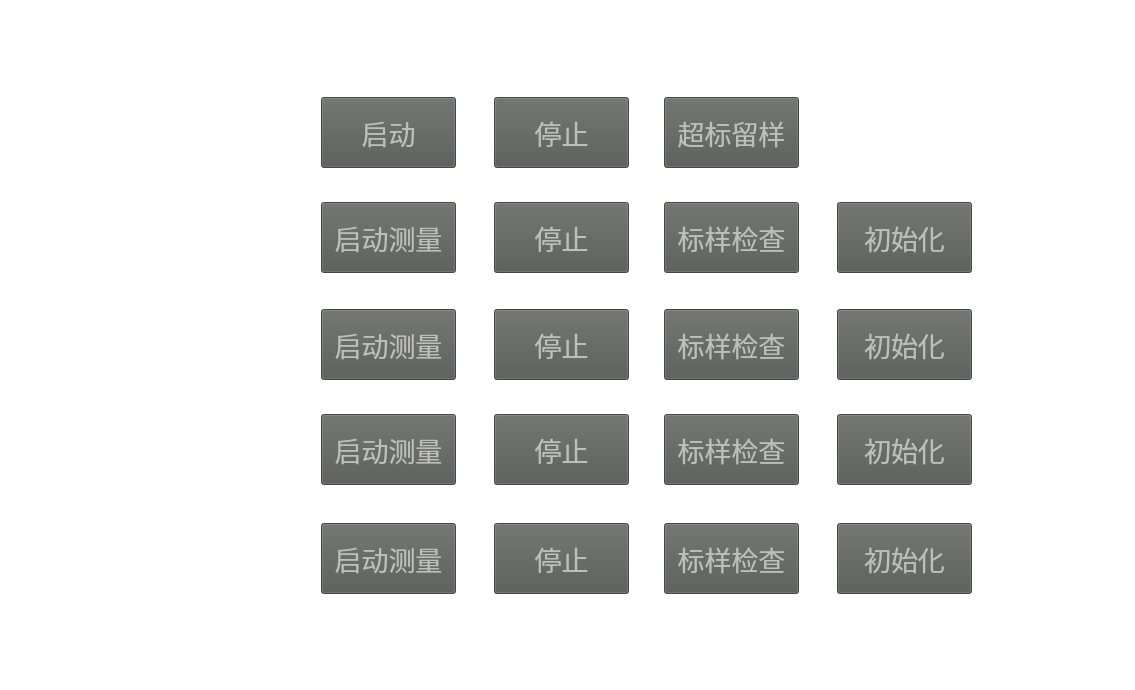
<?xml version="1.0" encoding="UTF-8"?>
<ui version="4.0">
 <class>FrameSetupControl</class>
 <widget class="QFrame" name="FrameSetupControl">
  <property name="geometry">
   <rect>
    <x>0</x>
    <y>0</y>
    <width>1135</width>
    <height>690</height>
   </rect>
  </property>
  <property name="windowTitle">
   <string>Frame</string>
  </property>
  <property name="styleSheet">
   <string notr="true">background-color: transparent;
</string>
  </property>
  <widget class="QGroupBox" name="groupBox">
   <property name="geometry">
    <rect>
     <x>61</x>
     <y>27</y>
     <width>1001</width>
     <height>631</height>
    </rect>
   </property>
   <property name="focusPolicy">
    <enum>Qt::NoFocus</enum>
   </property>
   <property name="acceptDrops">
    <bool>false</bool>
   </property>
   <property name="autoFillBackground">
    <bool>false</bool>
   </property>
   <property name="styleSheet">
    <string notr="true">QGroupBox
{
   background-color: transparent;   
   border:  0px solid;
}</string>
   </property>
   <property name="title">
    <string/>
   </property>
   <property name="checkable">
    <bool>false</bool>
   </property>
   <widget class="QLabel" name="lbWater">
    <property name="geometry">
     <rect>
      <x>70</x>
      <y>70</y>
      <width>171</width>
      <height>71</height>
     </rect>
    </property>
    <property name="font">
     <font>
      <pointsize>20</pointsize>
     </font>
    </property>
    <property name="styleSheet">
     <string notr="true">background: radial-gradient(circle, #10215C 0%, #070F29 100%);
background-color: transparent;
color:white;</string>
    </property>
    <property name="text">
     <string>水质采样器：</string>
    </property>
   </widget>
   <widget class="QPushButton" name="BtnWaterSta">
    <property name="enabled">
     <bool>false</bool>
    </property>
    <property name="geometry">
     <rect>
      <x>260</x>
      <y>70</y>
      <width>135</width>
      <height>71</height>
     </rect>
    </property>
    <property name="font">
     <font>
      <pointsize>20</pointsize>
     </font>
    </property>
    <property name="styleSheet">
     <string notr="true">background-color: rgb(85, 87, 83);

</string>
    </property>
    <property name="text">
     <string>启动</string>
    </property>
   </widget>
   <widget class="QPushButton" name="BtnWaterSto">
    <property name="enabled">
     <bool>false</bool>
    </property>
    <property name="geometry">
     <rect>
      <x>433</x>
      <y>70</y>
      <width>135</width>
      <height>71</height>
     </rect>
    </property>
    <property name="font">
     <font>
      <pointsize>20</pointsize>
     </font>
    </property>
    <property name="styleSheet">
     <string notr="true">background-color: rgb(85, 87, 83);
</string>
    </property>
    <property name="text">
     <string>停止</string>
    </property>
   </widget>
   <widget class="QPushButton" name="BtnOverSam">
    <property name="enabled">
     <bool>false</bool>
    </property>
    <property name="geometry">
     <rect>
      <x>603</x>
      <y>70</y>
      <width>135</width>
      <height>71</height>
     </rect>
    </property>
    <property name="font">
     <font>
      <pointsize>20</pointsize>
     </font>
    </property>
    <property name="styleSheet">
     <string notr="true">background-color: rgb(85, 87, 83);
</string>
    </property>
    <property name="text">
     <string>超标留样</string>
    </property>
   </widget>
   <widget class="QLabel" name="lbCod">
    <property name="geometry">
     <rect>
      <x>80</x>
      <y>170</y>
      <width>171</width>
      <height>71</height>
     </rect>
    </property>
    <property name="font">
     <font>
      <pointsize>18</pointsize>
     </font>
    </property>
    <property name="styleSheet">
     <string notr="true">background: radial-gradient(circle, #10215C 0%, #070F29 100%);
background-color: transparent;
color:white;</string>
    </property>
    <property name="text">
     <string>化学需氧量：</string>
    </property>
   </widget>
   <widget class="QLabel" name="lb_L">
    <property name="geometry">
     <rect>
      <x>150</x>
      <y>282</y>
      <width>101</width>
      <height>71</height>
     </rect>
    </property>
    <property name="font">
     <font>
      <pointsize>20</pointsize>
     </font>
    </property>
    <property name="styleSheet">
     <string notr="true">background: radial-gradient(circle, #10215C 0%, #070F29 100%);
background-color: transparent;
color:white;</string>
    </property>
    <property name="text">
     <string>总磷：</string>
    </property>
   </widget>
   <widget class="QLabel" name="lb_D">
    <property name="geometry">
     <rect>
      <x>150</x>
      <y>387</y>
      <width>101</width>
      <height>71</height>
     </rect>
    </property>
    <property name="font">
     <font>
      <pointsize>20</pointsize>
     </font>
    </property>
    <property name="styleSheet">
     <string notr="true">background: radial-gradient(circle, #10215C 0%, #070F29 100%);
background-color: transparent;
color:white;</string>
    </property>
    <property name="text">
     <string>总氮：</string>
    </property>
   </widget>
   <widget class="QLabel" name="lB_AD">
    <property name="geometry">
     <rect>
      <x>150</x>
      <y>496</y>
      <width>101</width>
      <height>71</height>
     </rect>
    </property>
    <property name="font">
     <font>
      <pointsize>20</pointsize>
     </font>
    </property>
    <property name="styleSheet">
     <string notr="true">background: radial-gradient(circle, #10215C 0%, #070F29 100%);
background-color: transparent;
color:white;</string>
    </property>
    <property name="text">
     <string>氨氮：</string>
    </property>
   </widget>
   <widget class="QPushButton" name="BtnCodSta">
    <property name="enabled">
     <bool>false</bool>
    </property>
    <property name="geometry">
     <rect>
      <x>260</x>
      <y>175</y>
      <width>135</width>
      <height>71</height>
     </rect>
    </property>
    <property name="font">
     <font>
      <pointsize>20</pointsize>
     </font>
    </property>
    <property name="styleSheet">
     <string notr="true">background-color: rgb(85, 87, 83);
</string>
    </property>
    <property name="text">
     <string>启动测量</string>
    </property>
   </widget>
   <widget class="QPushButton" name="BtnCodSto">
    <property name="enabled">
     <bool>false</bool>
    </property>
    <property name="geometry">
     <rect>
      <x>433</x>
      <y>175</y>
      <width>135</width>
      <height>71</height>
     </rect>
    </property>
    <property name="font">
     <font>
      <pointsize>20</pointsize>
     </font>
    </property>
    <property name="styleSheet">
     <string notr="true">background-color: rgb(85, 87, 83);
</string>
    </property>
    <property name="text">
     <string>停止</string>
    </property>
   </widget>
   <widget class="QPushButton" name="BtnCodSamCheck">
    <property name="enabled">
     <bool>false</bool>
    </property>
    <property name="geometry">
     <rect>
      <x>603</x>
      <y>175</y>
      <width>135</width>
      <height>71</height>
     </rect>
    </property>
    <property name="font">
     <font>
      <pointsize>20</pointsize>
     </font>
    </property>
    <property name="styleSheet">
     <string notr="true">background-color: rgb(85, 87, 83);
</string>
    </property>
    <property name="text">
     <string>标样检查</string>
    </property>
   </widget>
   <widget class="QPushButton" name="BtnInitCod">
    <property name="enabled">
     <bool>false</bool>
    </property>
    <property name="geometry">
     <rect>
      <x>776</x>
      <y>175</y>
      <width>135</width>
      <height>71</height>
     </rect>
    </property>
    <property name="font">
     <font>
      <pointsize>20</pointsize>
     </font>
    </property>
    <property name="styleSheet">
     <string notr="true">background-color: rgb(85, 87, 83);
</string>
    </property>
    <property name="text">
     <string>初始化</string>
    </property>
   </widget>
   <widget class="QPushButton" name="BtnInitL">
    <property name="enabled">
     <bool>false</bool>
    </property>
    <property name="geometry">
     <rect>
      <x>776</x>
      <y>282</y>
      <width>135</width>
      <height>71</height>
     </rect>
    </property>
    <property name="font">
     <font>
      <pointsize>20</pointsize>
     </font>
    </property>
    <property name="styleSheet">
     <string notr="true">background-color: rgb(85, 87, 83);
</string>
    </property>
    <property name="text">
     <string>初始化</string>
    </property>
   </widget>
   <widget class="QPushButton" name="BtnLSta">
    <property name="enabled">
     <bool>false</bool>
    </property>
    <property name="geometry">
     <rect>
      <x>260</x>
      <y>282</y>
      <width>135</width>
      <height>71</height>
     </rect>
    </property>
    <property name="font">
     <font>
      <pointsize>20</pointsize>
     </font>
    </property>
    <property name="styleSheet">
     <string notr="true">background-color: rgb(85, 87, 83);
</string>
    </property>
    <property name="text">
     <string>启动测量</string>
    </property>
   </widget>
   <widget class="QPushButton" name="BtnLSto">
    <property name="enabled">
     <bool>false</bool>
    </property>
    <property name="geometry">
     <rect>
      <x>433</x>
      <y>282</y>
      <width>135</width>
      <height>71</height>
     </rect>
    </property>
    <property name="font">
     <font>
      <pointsize>20</pointsize>
     </font>
    </property>
    <property name="styleSheet">
     <string notr="true">background-color: rgb(85, 87, 83);

</string>
    </property>
    <property name="text">
     <string>停止</string>
    </property>
   </widget>
   <widget class="QPushButton" name="BtnLSamCheck">
    <property name="enabled">
     <bool>false</bool>
    </property>
    <property name="geometry">
     <rect>
      <x>603</x>
      <y>282</y>
      <width>135</width>
      <height>71</height>
     </rect>
    </property>
    <property name="font">
     <font>
      <pointsize>20</pointsize>
     </font>
    </property>
    <property name="styleSheet">
     <string notr="true">background-color: rgb(85, 87, 83);

</string>
    </property>
    <property name="text">
     <string>标样检查</string>
    </property>
   </widget>
   <widget class="QPushButton" name="BtnInitD">
    <property name="enabled">
     <bool>false</bool>
    </property>
    <property name="geometry">
     <rect>
      <x>776</x>
      <y>387</y>
      <width>135</width>
      <height>71</height>
     </rect>
    </property>
    <property name="font">
     <font>
      <pointsize>20</pointsize>
     </font>
    </property>
    <property name="styleSheet">
     <string notr="true">background-color: rgb(85, 87, 83);

</string>
    </property>
    <property name="text">
     <string>初始化</string>
    </property>
   </widget>
   <widget class="QPushButton" name="BtnDSamCheck">
    <property name="enabled">
     <bool>false</bool>
    </property>
    <property name="geometry">
     <rect>
      <x>603</x>
      <y>387</y>
      <width>135</width>
      <height>71</height>
     </rect>
    </property>
    <property name="font">
     <font>
      <pointsize>20</pointsize>
     </font>
    </property>
    <property name="styleSheet">
     <string notr="true">background-color: rgb(85, 87, 83);
</string>
    </property>
    <property name="text">
     <string>标样检查</string>
    </property>
   </widget>
   <widget class="QPushButton" name="BtnDSto">
    <property name="enabled">
     <bool>false</bool>
    </property>
    <property name="geometry">
     <rect>
      <x>433</x>
      <y>387</y>
      <width>135</width>
      <height>71</height>
     </rect>
    </property>
    <property name="font">
     <font>
      <pointsize>20</pointsize>
     </font>
    </property>
    <property name="styleSheet">
     <string notr="true">background-color: rgb(85, 87, 83);
</string>
    </property>
    <property name="text">
     <string>停止</string>
    </property>
   </widget>
   <widget class="QPushButton" name="BtnDSta">
    <property name="enabled">
     <bool>false</bool>
    </property>
    <property name="geometry">
     <rect>
      <x>260</x>
      <y>387</y>
      <width>135</width>
      <height>71</height>
     </rect>
    </property>
    <property name="font">
     <font>
      <pointsize>20</pointsize>
     </font>
    </property>
    <property name="styleSheet">
     <string notr="true">background-color: rgb(85, 87, 83);

</string>
    </property>
    <property name="text">
     <string>启动测量</string>
    </property>
   </widget>
   <widget class="QPushButton" name="BtnInitAD">
    <property name="enabled">
     <bool>false</bool>
    </property>
    <property name="geometry">
     <rect>
      <x>776</x>
      <y>496</y>
      <width>135</width>
      <height>71</height>
     </rect>
    </property>
    <property name="font">
     <font>
      <pointsize>20</pointsize>
     </font>
    </property>
    <property name="styleSheet">
     <string notr="true">background-color: rgb(85, 87, 83);

</string>
    </property>
    <property name="text">
     <string>初始化</string>
    </property>
   </widget>
   <widget class="QPushButton" name="BtnADSta">
    <property name="enabled">
     <bool>false</bool>
    </property>
    <property name="geometry">
     <rect>
      <x>260</x>
      <y>496</y>
      <width>135</width>
      <height>71</height>
     </rect>
    </property>
    <property name="font">
     <font>
      <pointsize>20</pointsize>
     </font>
    </property>
    <property name="styleSheet">
     <string notr="true">background-color: rgb(85, 87, 83);

</string>
    </property>
    <property name="text">
     <string>启动测量</string>
    </property>
   </widget>
   <widget class="QPushButton" name="BtnADSamCheck">
    <property name="enabled">
     <bool>false</bool>
    </property>
    <property name="geometry">
     <rect>
      <x>603</x>
      <y>496</y>
      <width>135</width>
      <height>71</height>
     </rect>
    </property>
    <property name="font">
     <font>
      <pointsize>20</pointsize>
     </font>
    </property>
    <property name="styleSheet">
     <string notr="true">background-color: rgb(85, 87, 83);

</string>
    </property>
    <property name="text">
     <string>标样检查</string>
    </property>
   </widget>
   <widget class="QPushButton" name="BtnADSto">
    <property name="enabled">
     <bool>false</bool>
    </property>
    <property name="geometry">
     <rect>
      <x>433</x>
      <y>496</y>
      <width>135</width>
      <height>71</height>
     </rect>
    </property>
    <property name="font">
     <font>
      <pointsize>20</pointsize>
     </font>
    </property>
    <property name="styleSheet">
     <string notr="true">background-color: rgb(85, 87, 83);

</string>
    </property>
    <property name="text">
     <string>停止</string>
    </property>
   </widget>
  </widget>
 </widget>
 <resources/>
 <connections/>
</ui>
